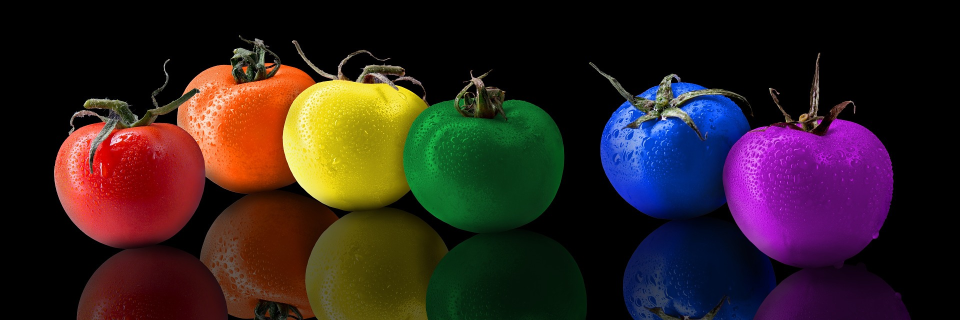
#> input picture OpenCV 2일차/실습/img/img10.jpg, 1920 x 640 px (shown at 1/2 size)
$ python opencv_21.py
#> lines starting #> are read from the running program, lines starting #| are printed output that depends on the picture; after the words box and inside, x2 and y2 are one past the last pixel; in counts of white or black regions, pixels touching at a corner belong together
# OpenCV 초록색 색상 이미지 추출
import cv2

img_src = cv2.imread("img/img10.jpg", cv2.IMREAD_COLOR)
#> img_src is the input picture: shape (640, 1920, 3); mean B, G, R 31.7, 32.7, 48.2
img_src = cv2.resize(img_src, dsize=(1500, 400), interpolation=cv2.INTER_AREA)
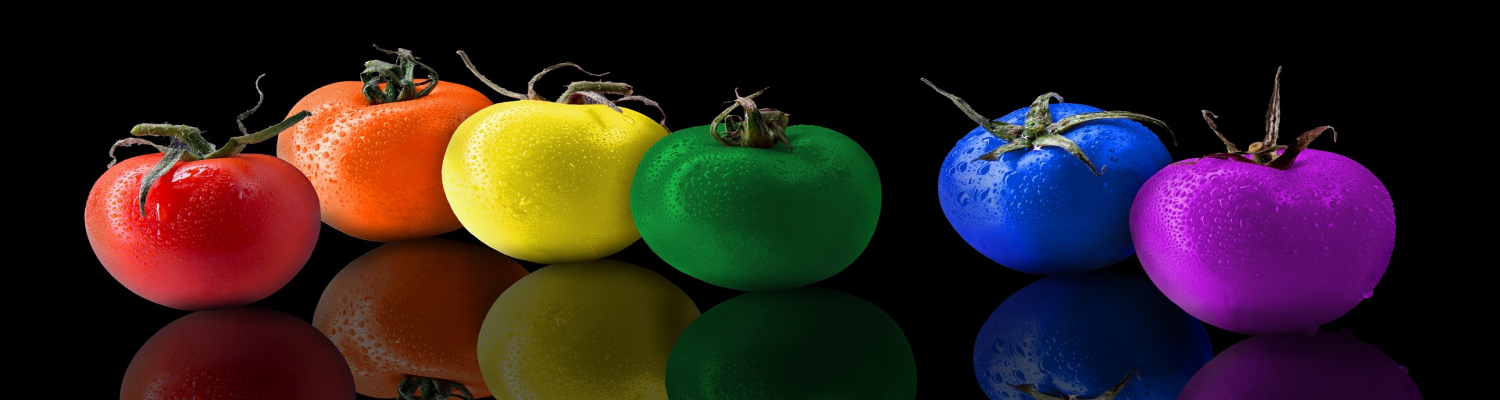
#> img_src: shape (400, 1500, 3); mean B, G, R 31.7, 32.7, 48.2

# 이미지를 BGR에서 HSV로 색변환
img_hsv = cv2.cvtColor(img_src, cv2.COLOR_BGR2HSV)
#> img_hsv: shape (400, 1500, 3); mean H, S, V 45.1, 124.4, 63.6
img_h, img_S, img_v = cv2.split(img_hsv)
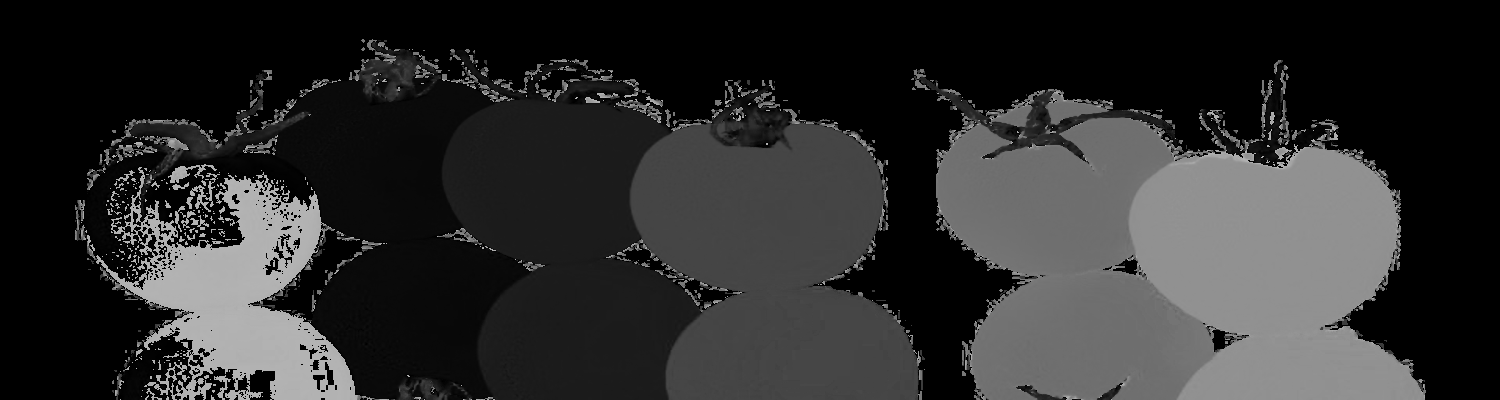
#> img_h: shape (400, 1500); min 0, max 179, mean 45.1
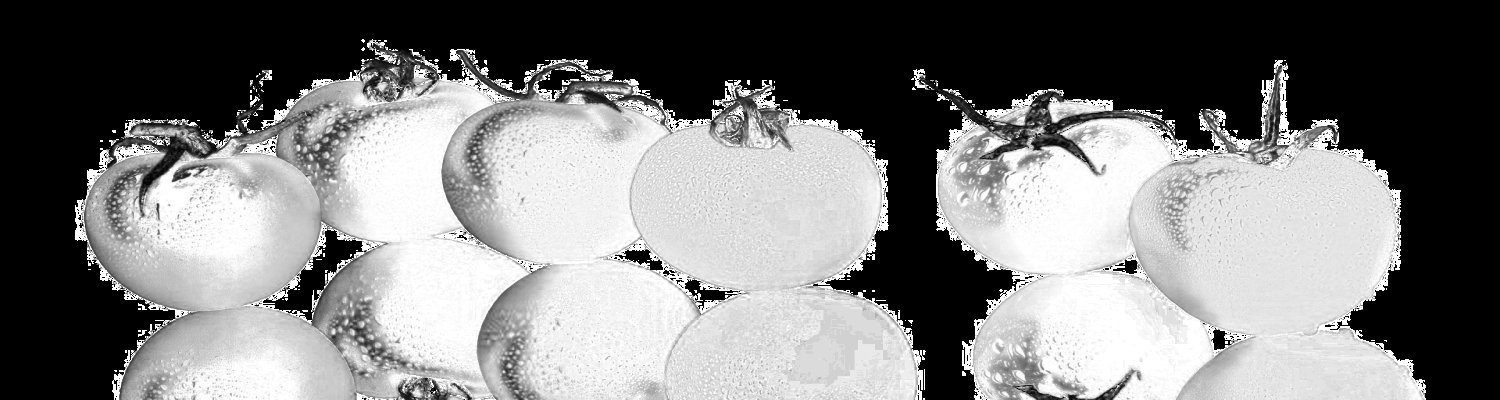
#> img_S: shape (400, 1500); min 0, max 255, mean 124.4
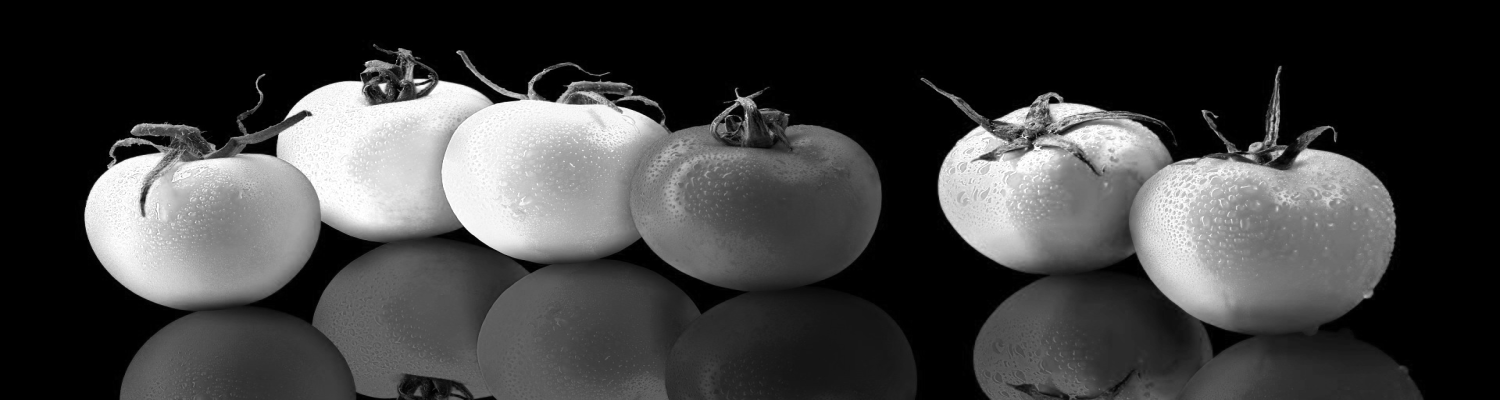
#> img_v: shape (400, 1500); min 0, max 255, mean 63.6

# 원하는 color의 h정보를 적용 : 초록색을 추출 ( 90도~150도(대략) )
# Opencv에서는 0~180까지만 사용 초록정보를 나누기 2함 (45~75 (대략))
img_h = cv2.inRange(img_h, 46, 75)  # 초록색 정보 추출(특정 범위 안에 있는 행렬 원소 검출)
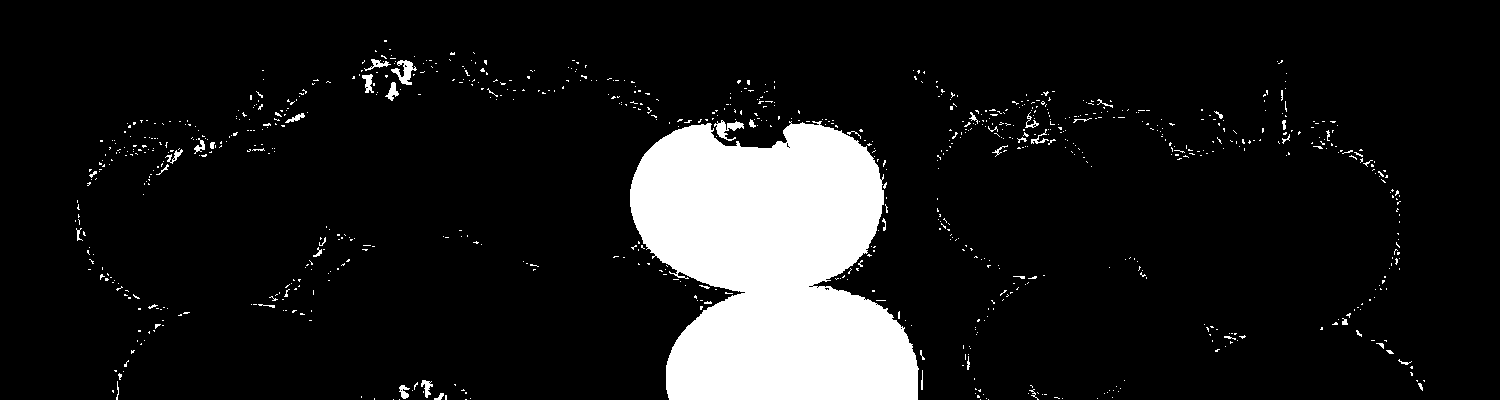
#> img_h: shape (400, 1500); 10.6% white; 890 white regions (841 under 20 px), largest, box (x1, y1, x2, y2) and area: (630, 121, 919, 400) 58032, (391, 60, 417, 85) 287, (714, 120, 744, 141) 272
hsv_green = cv2.bitwise_and(img_hsv, img_hsv, mask=img_h)  #  AND 비트연산
#> hsv_green: shape (400, 1500, 3); mean H, S, V 7.2, 23.1, 6.4
img_dst = cv2.cvtColor(hsv_green, cv2.COLOR_HSV2BGR)
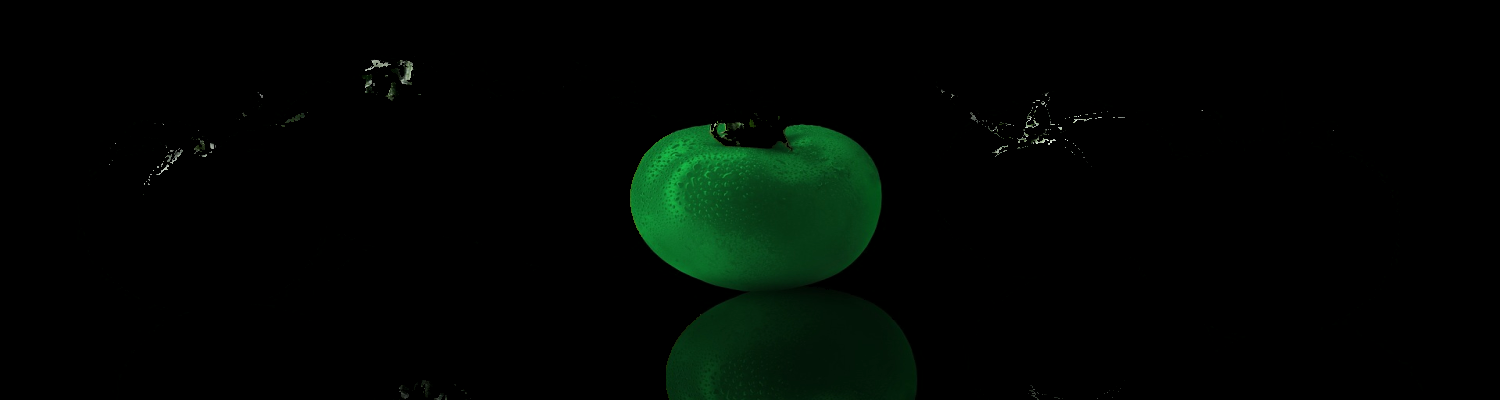
#> img_dst: shape (400, 1500, 3); mean B, G, R 2.5, 6.4, 1

cont = cv2.vconcat([img_src, img_dst])
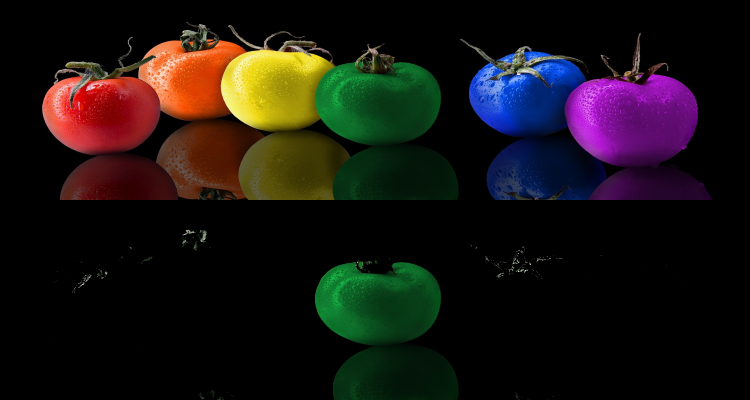
#> cont: shape (800, 1500, 3) (shown at 1/2 size); mean B, G, R 17.1, 19.5, 24.6

cv2.imshow("img_green", cont)
cv2.waitKey(0)
cv2.destroyAllWindows()

$ run again, with OpenCV 2일차/실습/img/img1.jpg copied over OpenCV 2일차/실습/img/img10.jpg
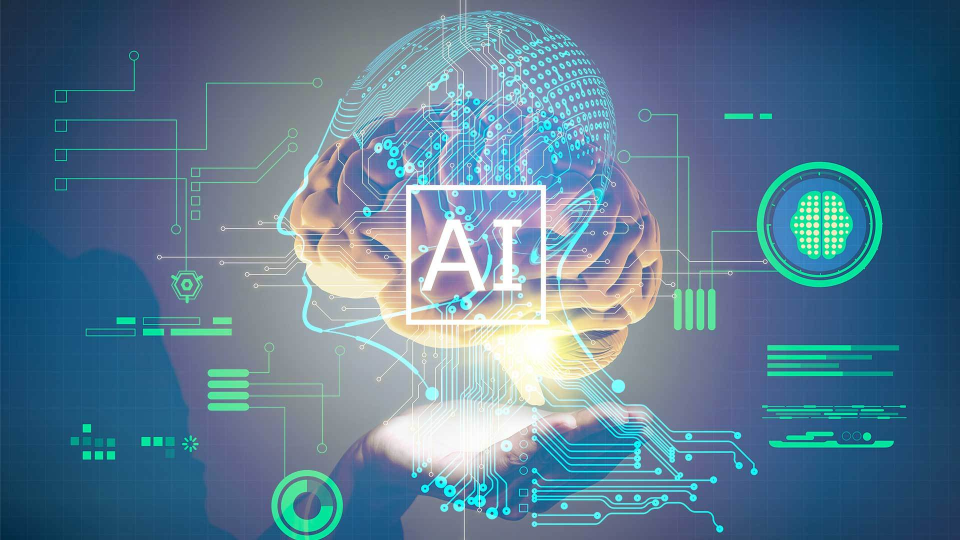
#> input picture OpenCV 2일차/실습/img/img1.jpg, 1920 x 1080 px (shown at 1/2 size)
#> img_src is the input picture: shape (1080, 1920, 3); mean B, G, R 145.7, 122.6, 90.4
#> img_src: shape (400, 1500, 3)
#> img_hsv: shape (400, 1500, 3); mean H, S, V 100.4, 116.4, 150.5
#> `img_h = cv2.inRange(img_h, 46, 75)`:
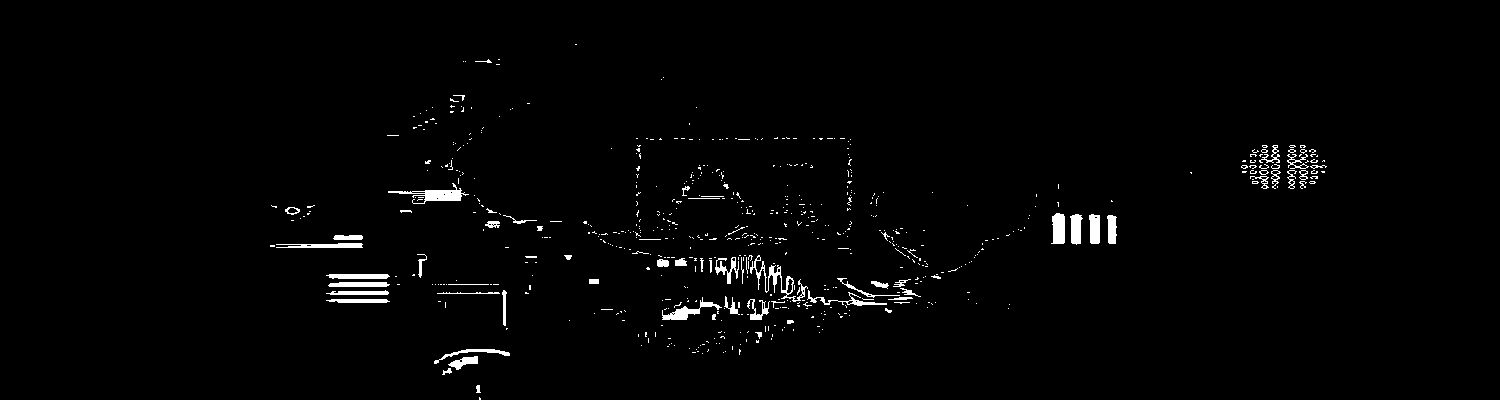
#> img_h: shape (400, 1500); 1.6% white; 636 white regions (568 under 20 px), largest, box (x1, y1, x2, y2) and area: (388, 183, 469, 204) 542, (750, 255, 808, 302) 511, (662, 297, 722, 320) 389
#> hsv_green: shape (400, 1500, 3); mean H, S, V 1.1, 1.1, 3.5
#> `cont = cv2.vconcat([img_src, img_dst])`:
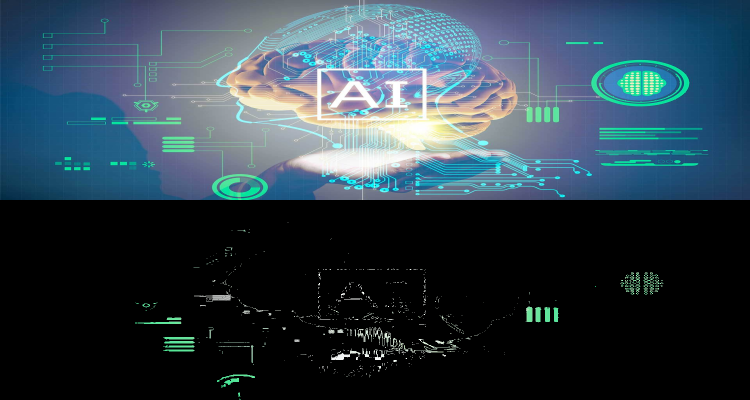
#> cont: shape (800, 1500, 3) (shown at 1/2 size); mean B, G, R 74.4, 63.1, 46.5

$ run again, with OpenCV 2일차/실습/img/img11.jpg copied over OpenCV 2일차/실습/img/img10.jpg
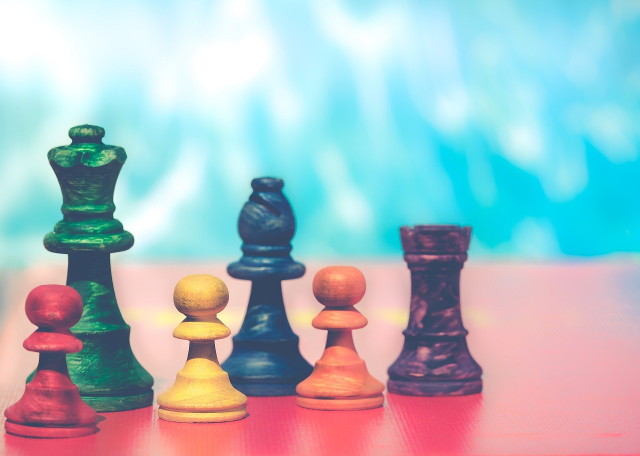
#> input picture OpenCV 2일차/실습/img/img11.jpg, 1280 x 912 px (shown at 1/2 size)
#> img_src is the input picture: shape (912, 1280, 3); mean B, G, R 194.7, 188, 168.8
#> img_src: shape (400, 1500, 3)
#> img_hsv: shape (400, 1500, 3); mean H, S, V 94.9, 96.5, 221.2
#> `img_h = cv2.inRange(img_h, 46, 75)`:
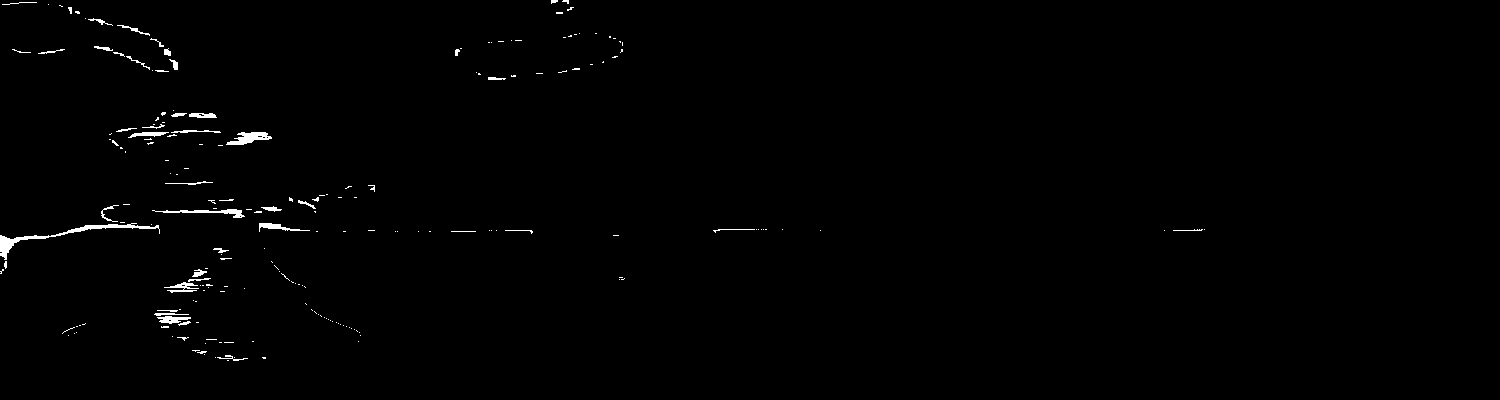
#> img_h: shape (400, 1500); 0.71% white; 206 white regions (162 under 20 px), largest, box (x1, y1, x2, y2) and area: (0, 223, 160, 260) 718, (226, 132, 272, 145) 329, (152, 209, 245, 218) 274
#> hsv_green: shape (400, 1500, 3); mean H, S, V 0.5, 0.4, 1.4
#> `cont = cv2.vconcat([img_src, img_dst])`:
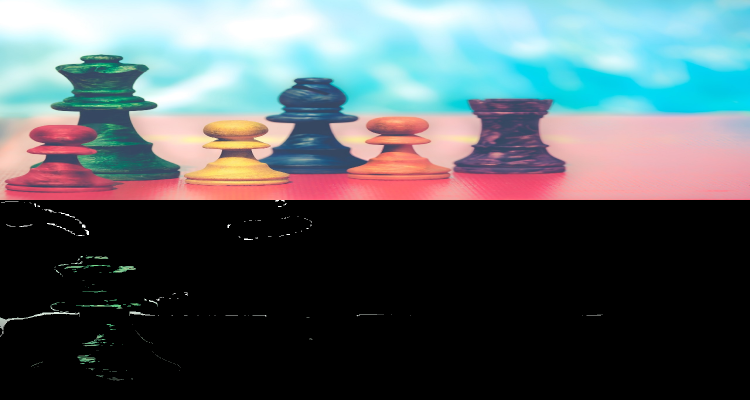
#> cont: shape (800, 1500, 3) (shown at 1/2 size); mean B, G, R 98, 94.7, 84.9

$ run again, with OpenCV 2일차/실습/img/img3.jpg copied over OpenCV 2일차/실습/img/img10.jpg
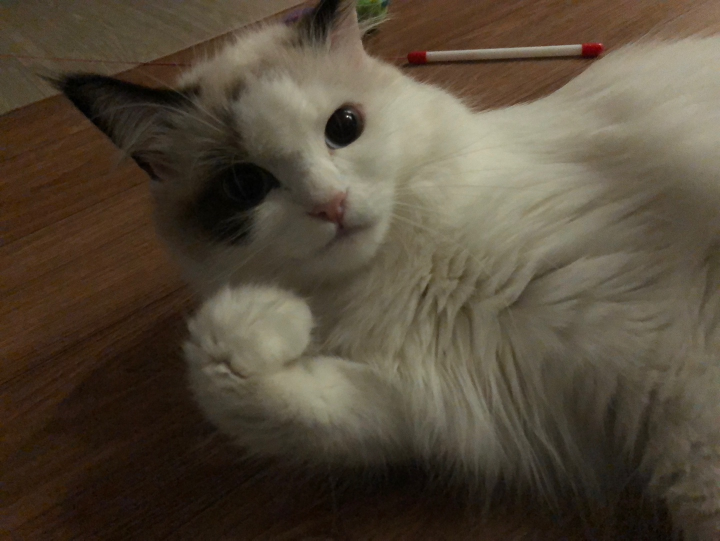
#> input picture OpenCV 2일차/실습/img/img3.jpg, 1440 x 1081 px (shown at 1/2 size)
#> img_src is the input picture: shape (1081, 1440, 3); mean B, G, R 57.9, 73.7, 84.8
#> img_src: shape (400, 1500, 3)
#> img_hsv: shape (400, 1500, 3); mean H, S, V 18.5, 99.2, 84.7
#> hsv_green: shape (400, 1500, 3); mean H, S, V 0, 0, 0
#> `cont = cv2.vconcat([img_src, img_dst])`:
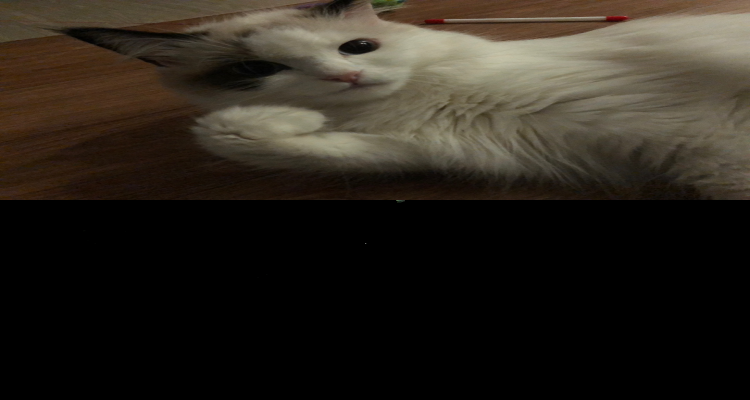
#> cont: shape (800, 1500, 3) (shown at 1/2 size); mean B, G, R 28.9, 36.8, 42.3
